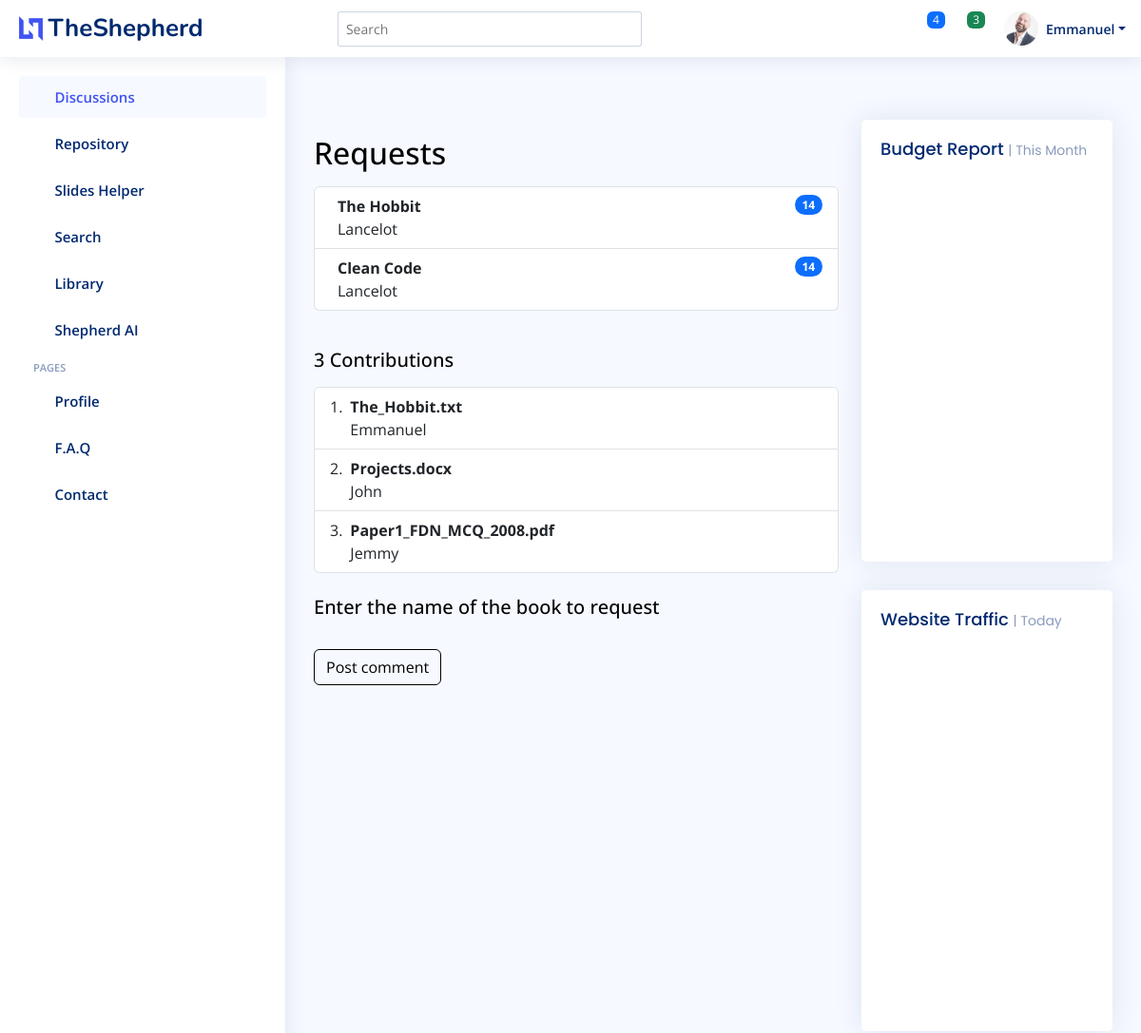
Before: /sliders/1/ (signed in, upper part) with the older database file.
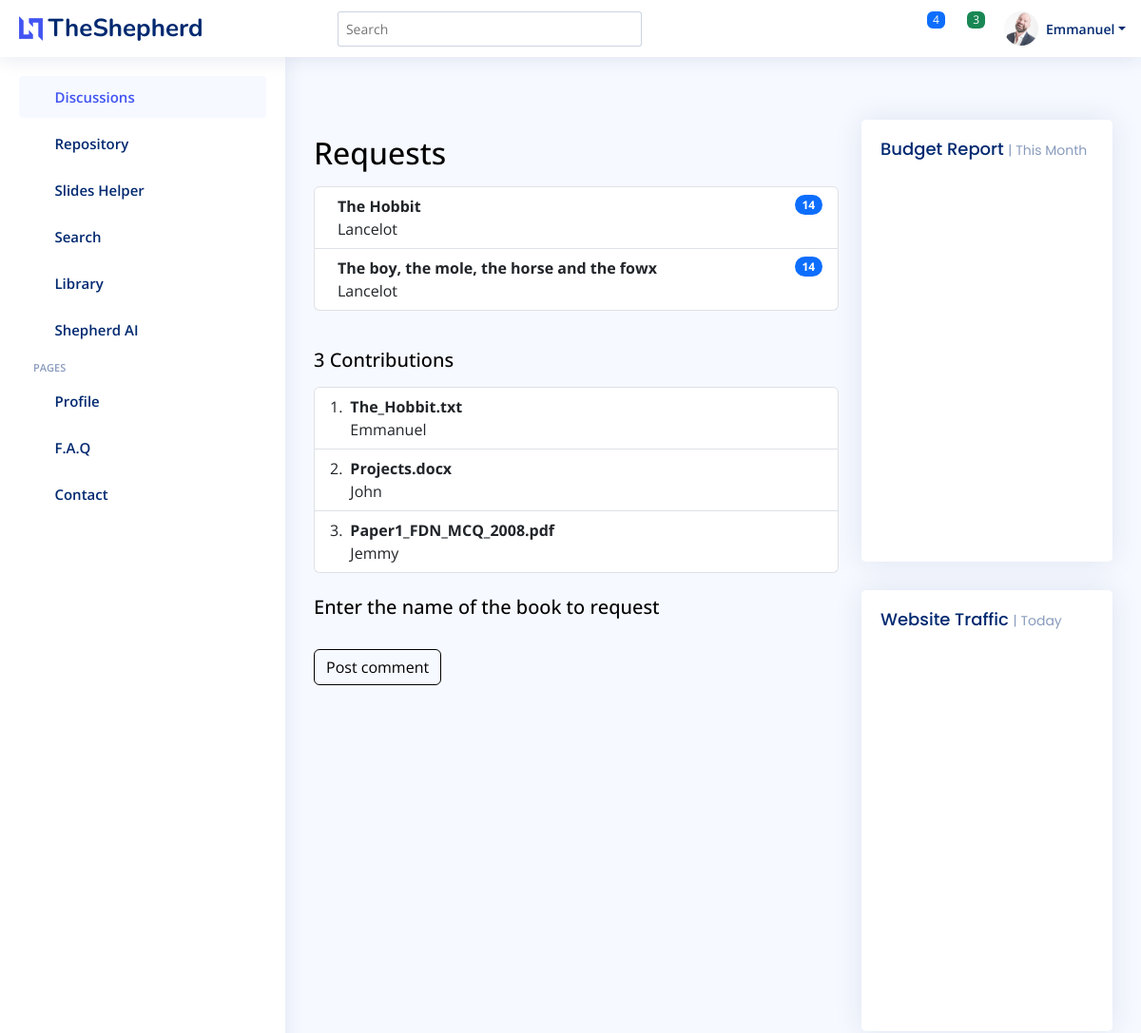
After: the same page with the newer database file.
### sliders/models.py (models this page shows, shortened)
class Request(models.Model):
    requester = models.ForeignKey(User, on_delete=models.CASCADE)
    file_name = models.CharField(max_length=60)
    pub_date = models.DateTimeField(blank=False, default=now)

class Contribution(models.Model):
    contributor = models.ForeignKey(User, on_delete=models.CASCADE)
    request = models.ForeignKey(Request, on_delete=models.CASCADE)
    file = models.FileField()
    pub_date = models.DateTimeField(blank=False, default=now)

### sliders/views.py (the view)
# urls.py: path("<int:pk>/", views.DetailView.as_view(), name="detail"),
class DetailView(generic.DetailView):
    model = Request
    template_name = "sliders/detail.html"
    def get_context_data(self, *args, **kwargs):
        context = super(DetailView, self).get_context_data(*args, **kwargs)
        context['student'] = Student.objects.filter(user=self.request.user)[0]
        context['requests'] = Request.objects.filter(requester_id=self.kwargs['pk'])
        context['contributions'] = Contribution.objects.filter(request_id=self.kwargs['pk'])
        context['all_requests'] = Request.objects.all()
        context['form'] = RequestForm()
        return context

### sliders/templates/sliders/detail.html (shortened to what this page needs)
{% extends 'base.html' %}
{% load static %}
{% block content %}
<p><h2>Requests</h2></p>
<div>
  <ol class="list-group list-group">
    {% for request in requests %}
    <li class="list-group-item d-flex justify-content-between align-items-start">
      <div class="ms-2 me-auto">
        <div class="fw-bold"><a href="{% url 'sliders:detail' request.id %}">{{ request.file_name }}</a></div>
        {{ request.requester.username }}
      </div>
      <span class="badge bg-primary rounded-pill">14</span>
    </li>
    {% endfor %}
  </ol>
</div>
<br>
<div>
  <p><h5>{{ contributions | length }} Contributions</h5></p>
    <ol class="list-group list-group-numbered">
        {% for contribution in contributions %}
        <li class="list-group-item d-flex justify-content-between align-items-start">
          <div class="ms-2 me-auto">
            <div class="fw-bold"><a href="{% url 'sliders:detail' request.id %}">{{ contribution.file.name }}</a></div>
            {{ contribution.contributor.username }}
          </div>
        </li>
        {% endfor %}
      </ol>
</div>
<br>
<div>
  <h5 class="comment-title">Enter the name of the book to request</h5>
  <form method="POST" action="{% url 'sliders:request_book' user.id %}">
    <div class="row">
      <p>
      </p>
        <br>
      <div class="col-4">
        <input type="submit" class="btn btn-primary" value="Post comment">
      </div>
    </div>
  </form>
</div>
{% endblock %}

Changed rows visible on the page:
no longer on this page (row edited): Request: file_name "Clean Code", requester.username "Lancelot"
added Request: file_name "The boy, the mole, the horse and the fowx", requester.username "Lancelot"
